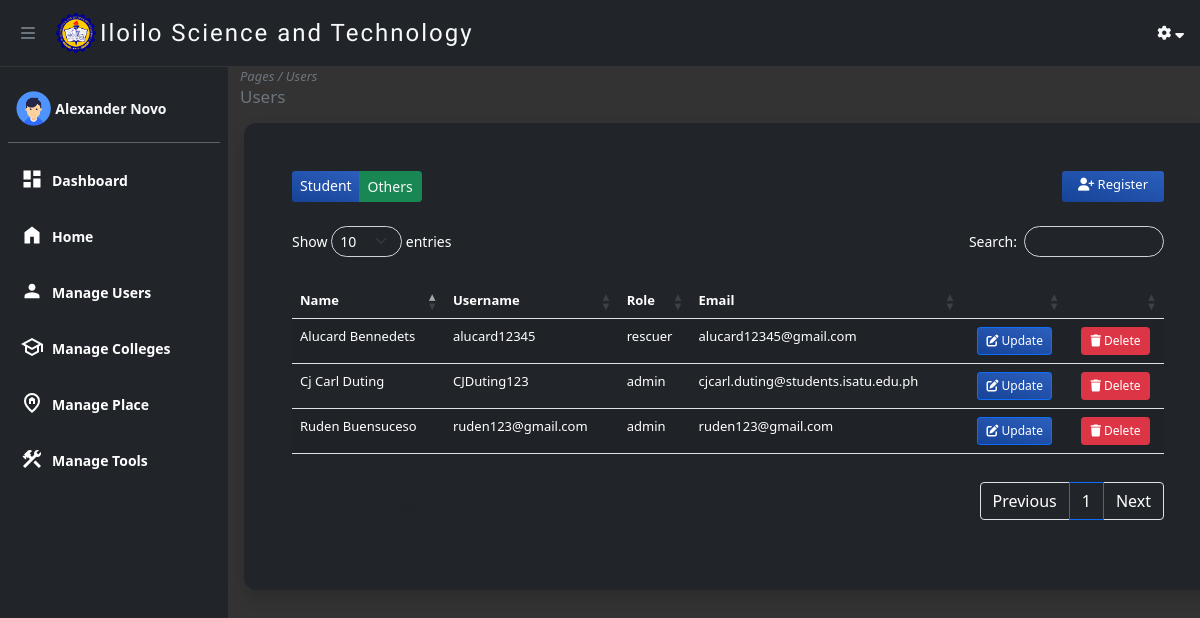
Screenshot of /views/manage_user.php (signed in) with the database file from the repository.
### tables this page shows
CREATE TABLE `users` (
  `id` int(255) NOT NULL,
  `name` varchar(30) NOT NULL,
  `username` varchar(50) NOT NULL,
  `email` varchar(100) NOT NULL,
  `password` varchar(250) NOT NULL,
  `role` varchar(10) NOT NULL,
  `user_status` int(3) NOT NULL
);

### config/database.php (called while the page is built, shortened)
<?php
$host = "localhost";
$username = "root";
$password = "";
$database = "ojt";
$conn = mysqli_connect($host, $username, $password, $database);
function whereNotIn($table, $exclude_columns)
{
    global $conn;
    $conditions = array();
    $values = array();
    $types = "";
    foreach ($exclude_columns as $column => $exclude_values) {
        $placeholders = implode(',', array_fill(0, count($exclude_values), '?'));
        $conditions[] = "$column NOT IN ($placeholders)";
        $values = array_merge($values, $exclude_values);
        $types .= str_repeat("s", count($exclude_values));
    }
    $sql = "SELECT * FROM $table WHERE " . implode(' AND ', $conditions);
    $stmt = mysqli_prepare($conn, $sql);
    array_unshift($values, $types);
    call_user_func_array(array($stmt, "bind_param"), makeValuesReferenced($values));
    mysqli_stmt_execute($stmt);
    $result = mysqli_stmt_get_result($stmt);
    return mysqli_fetch_all($result, MYSQLI_ASSOC);
}
function makeValuesReferenced($arr)
{
    $refs = array();
    foreach ($arr as $key => $value)
        $refs[$key] = &$arr[$key];
    return $refs;
}

### views/manage_user.php (the view, shortened to what this page needs)
<?php
require_once 'header.php';
?>
<div class="row mx-auto">
    <p class="text-start text-secondary m-0" style="font-size:13px"><i>Pages / Users</i></p>
    <h4 class="h4 text-start text-secondary" style="font-size:17px">Users</h4>
</div>
<div class="row m-auto px-3">
    <div class="col-12 m-auto mt-2 rounded bg-dark p-5 table-responsive-lg shadow card-radius">
        <div class="d-flex justify-content-between pb-2 mb-3">
            <div class="btn-group" role="group" aria-label="Basic example">
                <a type="button" href="manage_student.php" class="btn btn-primary btn-sm">Student</a>
                <a type="button" href="manage_user.php" class="btn btn-success text-light btn-sm">Others</a>
            </div>
            <a class="btn btn-primary float-end btn-sm px-3" href="add_user.php" style="font-size: 13px;"><i class="fa fa-user-plus"></i> Register</a>
        </div>
        <table id="example" class="table table-striped" style="width:100%">
            <thead>
                <tr>
                    <th>Name</th>
                    <th>Username</th>
                    <th>Role</th>
                    <th>Email</th>
                    <th></th>
                    <th></th>
                </tr>
            </thead>
            <tbody>
                <?php $result = whereNotIn('users', ['id' => [$_SESSION['id']], 'role' => ['student']]); ?>
                <?php foreach ($result as $row) : ?>
                    <tr>
                        <td>
                            <?= $row['name'] ?>
                        </td>
                        <td>
                            <?= $row['username'] ?>
                        </td>
                        <td>
                            <?= $row['role'] ?>
                        </td>
                        <td>
                            <?= $row['email'] ?>
                        </td>
                        <td class="text-center"><a class="btn btn-primary btn-sm border border-primary" href="manage_user_update.php?id=<?= $row['id'] ?>" style="font-size:12px;"><i class="fa fa-edit"></i> Update</a></td>
                        <td class="text-center"><a class="btn btn-danger btn-sm delete" href="../actions/delete_user.php?id=<?= $row['id'] ?>" style="font-size:12px;"><i class="fa fa-trash"></i> Delete</a></td>
                    </tr>
                <?php endforeach; ?>
            </tbody>
        </table>
    </div>
</div>
<?php include 'footer.php'; ?>

### public/assets/css/datatable.css (style rules this page uses)
table.dataTable thead>tr>th.sorting,table.dataTable thead>tr>th.sorting_asc,table.dataTable thead>tr>th.sorting_desc,table.dataTable thead>tr>th.sorting_asc_disabled,table.dataTable thead>tr>th.sorting_desc_disabled,table.dataTable thead>tr>td.sorting,table.dataTable thead>tr>td.sorting_asc,table.dataTable thead>tr>td.sorting_desc,table.dataTable thead>tr>td.sorting_asc_disabled,table.dataTable thead>tr>td.sorting_desc_disabled { cursor:pointer;position:relative;padding-right:26px }
table.dataTable thead>tr>th.sorting:before,table.dataTable thead>tr>th.sorting:after,table.dataTable thead>tr>th.sorting_asc:before,table.dataTable thead>tr>th.sorting_asc:after,table.dataTable thead>tr>th.sorting_desc:before,table.dataTable thead>tr>th.sorting_desc:after,table.dataTable thead>tr>th.sorting_asc_disabled:before,table.dataTable thead>tr>th.sorting_asc_disabled:after,table.dataTable thead>tr>th.sorting_desc_disabled:before,table.dataTable thead>tr>th.sorting_desc_disabled:after,table.dataTable thead>tr>td.sorting:before,table.dataTable thead>tr>td.sorting:after,table.dataTable thead>tr>td.sorting_asc:before,table.dataTable thead>tr>td.sorting_asc:after,table.dataTable thead>tr>td.sorting_desc:before,table.dataTable thead>tr>td.sorting_desc:after,table.dataTable thead>tr>td.sorting_asc_disabled:before,table.dataTable thead>tr>td.sorting_asc_disabled:after,table.dataTable thead>tr>td.sorting_desc_disabled:before,table.dataTable thead>tr>td.sorting_desc_disabled:after { position:absolute;display:block;opacity:.125;right:10px;line-height:9px;font-size:.9em }
table.dataTable thead>tr>th.sorting:before,table.dataTable thead>tr>th.sorting_asc:before,table.dataTable thead>tr>th.sorting_desc:before,table.dataTable thead>tr>th.sorting_asc_disabled:before,table.dataTable thead>tr>th.sorting_desc_disabled:before,table.dataTable thead>tr>td.sorting:before,table.dataTable thead>tr>td.sorting_asc:before,table.dataTable thead>tr>td.sorting_desc:before,table.dataTable thead>tr>td.sorting_asc_disabled:before,table.dataTable thead>tr>td.sorting_desc_disabled:before { bottom:50%; content:"▴" }
table.dataTable thead>tr>th.sorting:after,table.dataTable thead>tr>th.sorting_asc:after,table.dataTable thead>tr>th.sorting_desc:after,table.dataTable thead>tr>th.sorting_asc_disabled:after,table.dataTable thead>tr>th.sorting_desc_disabled:after,table.dataTable thead>tr>td.sorting:after,table.dataTable thead>tr>td.sorting_asc:after,table.dataTable thead>tr>td.sorting_desc:after,table.dataTable thead>tr>td.sorting_asc_disabled:after,table.dataTable thead>tr>td.sorting_desc_disabled:after { top:50%;content:"▾" }
table.dataTable thead>tr>th.sorting_asc:before,table.dataTable thead>tr>th.sorting_desc:after,table.dataTable thead>tr>td.sorting_asc:before,table.dataTable thead>tr>td.sorting_desc:after { opacity:.6 }
table.dataTable thead th,table.dataTable thead td,table.dataTable tfoot th,table.dataTable tfoot td { text-align:left }
table.dataTable { clear:both;margin-top:6px !important;margin-bottom:6px !important;max-width:none !important;border-collapse:separate !important;border-spacing:0 }
table.dataTable td,table.dataTable th { -webkit-box-sizing:content-box;box-sizing:content-box }
table.dataTable.table-striped>tbody>tr:nth-of-type(2n+1)>* { box-shadow:none }
table.dataTable>tbody>tr { background-color:transparent }
table.dataTable.table-striped>tbody>tr.odd>* { box-shadow:inset 0 0 0 9999px rgba(0, 0, 0, 0.05) }

### public/assets/css/style.css (style rules this page uses)
* { padding: 0; margin: 0; box-sizing: border-box; }
body { background-color: rgba(0, 0, 0, 0.8); overflow-x: hidden; margin-top: 67.1px; text-align: center; display: flex !important; justify-content: space-between; flex-direction: column; min-height: 91vh; }
table, th, td { color: white !important; font-size: 13px; }
td { text-align: left; }
.btn-primary { background-image: linear-gradient( 195deg, #2c5fbd 0%, #164397 100% ) !important; border: none; }
.card-radius { border-radius: 12px !important; }

### rows the page displays
users: name "Alucard Bennedets", username "alucard12345", role "rescuer", email "alucard12345@gmail.com"
users: name "Cj Carl Duting", username "CJDuting123", role "admin", email "cjcarl.duting@students.isatu.edu.ph"
users: name "Ruden Buensuceso", username "ruden123@gmail.com", role "admin", email "ruden123@gmail.com"

### other values shown
$_SESSION['name'] "Alexander Novo"
